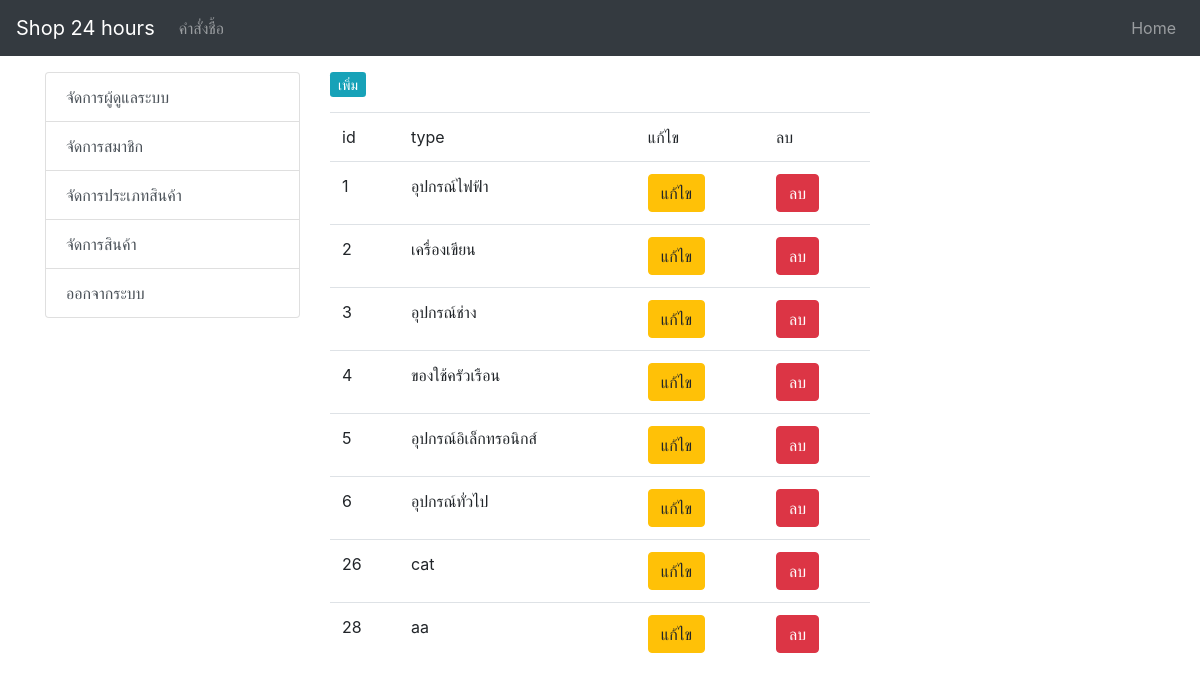
Before: /Customer/admin/type.php with the older database file.
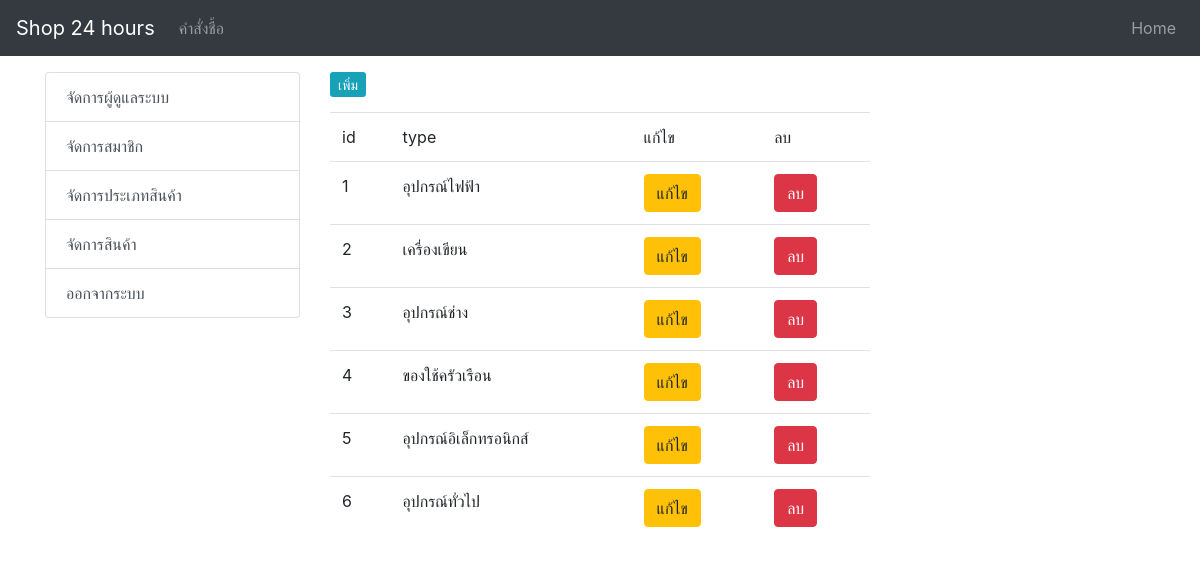
After: the same page with the newer database file.
### tables this page shows
CREATE TABLE `tbl_type` (
  `type_id` int(11) NOT NULL,
  `type_name` varchar(100) NOT NULL
);

### Customer/admin/type_list.php (the view, shortened to what this page needs)
<?php
      include('h.php');
                include('member-connect.php');
                $query = "SELECT * FROM tbl_type ORDER BY type_id ASC" or die("Error:" . mysqli_error());
                $result = mysqli_query($com, $query);
                echo ' <table class="table table-hover">';
                    echo "
                      <tr>
                      <td>id</td>
                      <td>type</td>
                      <td>แก้ไข</td>
                      <td>ลบ</td>
                    </tr>";
                  while($row = mysqli_fetch_array($result)) {
                  echo "<tr>";
                    echo "<td>" .$row["type_id"] .  "</td> ";
                    echo "<td>" .$row["type_name"] .  "</td> ";
                    echo "<td><a href='type.php?asd=edit&ID=$row[0]' class='btn btn-warning btn-xs'>แก้ไข</a></td> ";
                    echo "<td><a href='type_form_delete_db.php?ID=$row[0]' onclick=\"return confirm('Do you want to delete this record? !!!')\" class='btn btn-danger btn-xs'>ลบ</a></td> ";
                  echo "</tr>";
                  }
                echo "</table>";
                ?>

Changed rows visible on the page:
removed tbl_type: type_id "26", type_name "cat"
removed tbl_type: type_id "28", type_name "aa"
